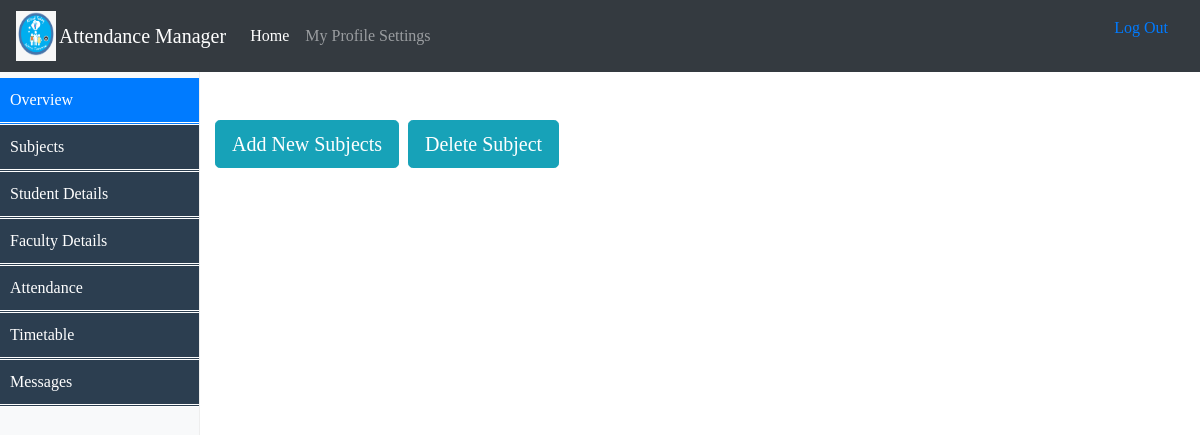
The app's page /Admin/AddSubjects.php (signed in), older data.
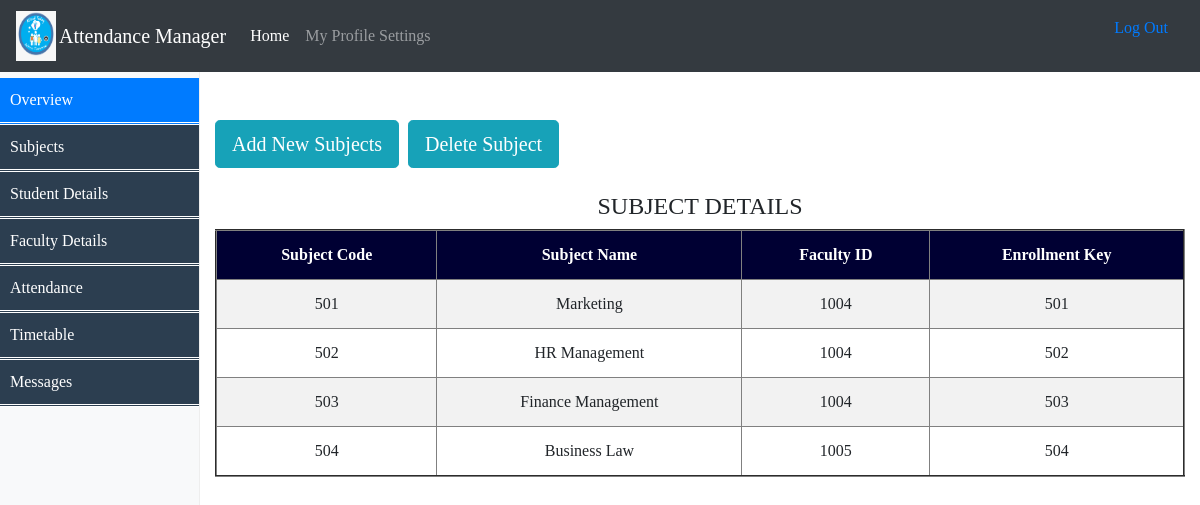
The same page, newer data.
### tables this page shows
CREATE TABLE `subjects` (
  `course_id` int(11) NOT NULL,
  `sub_id` int(11) NOT NULL,
  `sub_name` varchar(50) NOT NULL,
  `fact_id` int(11) DEFAULT 0,
  `Enroll_Key` int(11) DEFAULT 0
);

### Admin/session.php (called while the page is built, shortened)
<?php
$connection = mysqli_connect("localhost", "root", "");
$user_check=$_SESSION['login_user'];
$ses_sql=mysqli_query($connection,"select username from adminlogin where username='$user_check'");
$row = mysqli_fetch_assoc($ses_sql);
$login_session =$row['username'];
?>

### Admin/AddSubjects.php (the view, shortened to what this page needs)
<?php
include('session.php');
?>
<html lang="en">
  <head>
    <link href="Assests/table.css" rel="stylesheet">
	<link href="Assests/dropdown.css" rel="stylesheet">
	<link rel="stylesheet" href="Assests/bootstrap-4.0.0-beta.2-dist/css/bootstrap.min.css"/>
    <link href="Assests/css/bootstrap.min.css" rel="stylesheet">
    <link href="Assests/css/dashboard.css" rel="stylesheet">
  </head>
  <body style="font-family:Verdana;font-size:16px;">
    <header>
      <nav class="navbar navbar-expand-md navbar-dark fixed-top bg-dark">
	  	<img src="goa-logo.png" alt="attendance" style="width:40px;height:50px;" align="left">
        <a class="navbar-brand" href=""> Attendance Manager</a>
        <div class="collapse navbar-collapse" id="navbarsExampleDefault">
          <ul class="navbar-nav mr-auto">
            <li class="nav-item active">
              <a class="nav-link" href="AdminProfile.php">Home <span class="sr-only">(current)</span></a>
            </li>
            <li class="nav-item">
			  <li class="dropdown">
				<a class="nav-link" href="javascript:void(0)" class="dropbtn">My Profile Settings</a>
			  </li>
            </li>
          </ul>
          <form class="form-inline mt-2 mt-md-0">
			 <a class="nav-link" href="logout.php">Log Out</a>
          </form>
        </div>
      </nav>
    </header>
<div class="container-fluid">
      <div class="row">
        <nav class="col-sm-3 col-md-2 d-none d-sm-block bg-light sidebar" style="margin-top:7px;">
			<ul class="mainmenu nav nav-pills flex-column">
				<li class="nav-item">
					  <a class="nav-link active" href="#">Overview <span class="sr-only">(current)</span></a>
				 </li>
				<li class="nav-item"><a class="nav-link"href="AddSubjects.php">Subjects</a></li>
				<li class="nav-item"><a class="nav-link"href="studIndex.php">Student Details</a></li>
				<li class="nav-item"><a class="nav-link"href="facIndex.php">Faculty Details</a></li>
				<li class="nav-item"><a class="nav-link"href="">Attendance</a>
				</li>
				<li class="nav-item"><a class="nav-link"href="">Timetable</a>
				</li>
				<li><a href="notify.php">Messages</a></li>
			</ul>
        </nav>
        <main role="main" class="col-sm-9 ml-sm-auto col-md-10 pt-3">
		 <br/><br/>
			<button class="btn btn-info btn-lg" data-toggle="modal" data-target="#add_new_person" data-backdrop="static" style="margin-right: 5px;">Add New Subjects</button>
			<button class="btn btn-info btn-lg" data-toggle="modal" data-target="#add_new" data-backdrop="static" style="margin-right: 5px;">Delete Subject</button>
	<br/><br/>
	<?php
		$login=$login_session;
		$query1="select course_id from adminlogin where username='$login'";
		$res=mysqli_query($connection,$query1);
		$row=mysqli_fetch_assoc($res);
		$course=$row['course_id'];
		$query="select * from subjects where course_id='$course'";
		$result=mysqli_query($connection,$query);
		if((mysqli_num_rows($result)) > 0){
		echo "<h4 align='center'>SUBJECT DETAILS</h4>";
		echo "<table border='2' width='100%'>";
		echo "<th height='50px'>Subject Code</th>";
		echo "<th>Subject Name</th>";
		echo "<th>Faculty ID</th>";
		echo "<th>Enrollment Key</th>";
				while($row=mysqli_fetch_assoc($result))
			{
				echo "<tr>";
				echo "<td>".$row['sub_id']."</td>";
				echo "<td>".$row['sub_name']."</td>";
				echo "<td>".$row['fact_id']."</td>";
				echo "<td>".$row['Enroll_Key']."</td>";
				echo "</tr>";
			}
		echo "</table>";
	}
	else
		echo '<script>alert("No record Found")</script>';
	?>
	</main>
      </div>
    </div>
</body>
</html>

Row changes from the older to the newer data that the page shows:
added subjects: sub "501", sub_name "Marketing", fact "1004", Enroll_Key "501"
added subjects: sub "502", sub_name "HR Management", fact "1004", Enroll_Key "502"
added subjects: sub "503", sub_name "Finance Management", fact "1004", Enroll_Key "503"
added subjects: sub "504", sub_name "Business Law", fact "1005", Enroll_Key "504"
Text that changed along with them:
text now shown: "SUBJECT DETAILS Subject Code Subject Name Faculty ID Enrollment Key"
